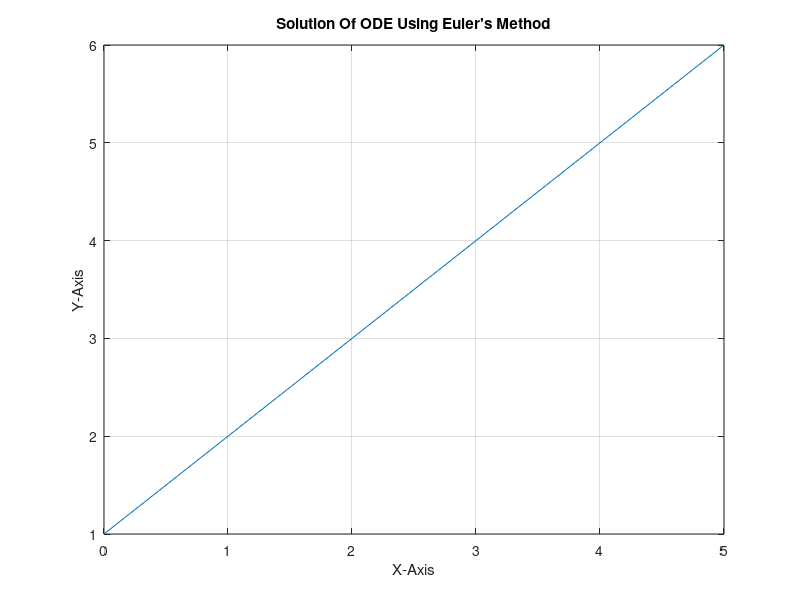

Write MATLAB code to recreate this figure.
clear all
clc
f = @(x, y) ((y - x) / (y + x));
x(1) = 0;
y(1) = 1;
u = input("Enter a Point To Find It's Solution: ");
h = input("Enter Increament: ");
x = x(1) : h : u;
for i = 2 : length(x)
    y(i) = y(i - 1) + h * f(x(i - 1), y(i - 1));
end
fprintf("The Solution Of The Given ODE at Point (X = %.2f): %.4f\n", u, y(length(y)));
plot(x, y)
hold on
title("Solution Of ODE Using Euler's Method")
grid on
xlabel('X-Axis'); ylabel('Y-Axis')
hold off
